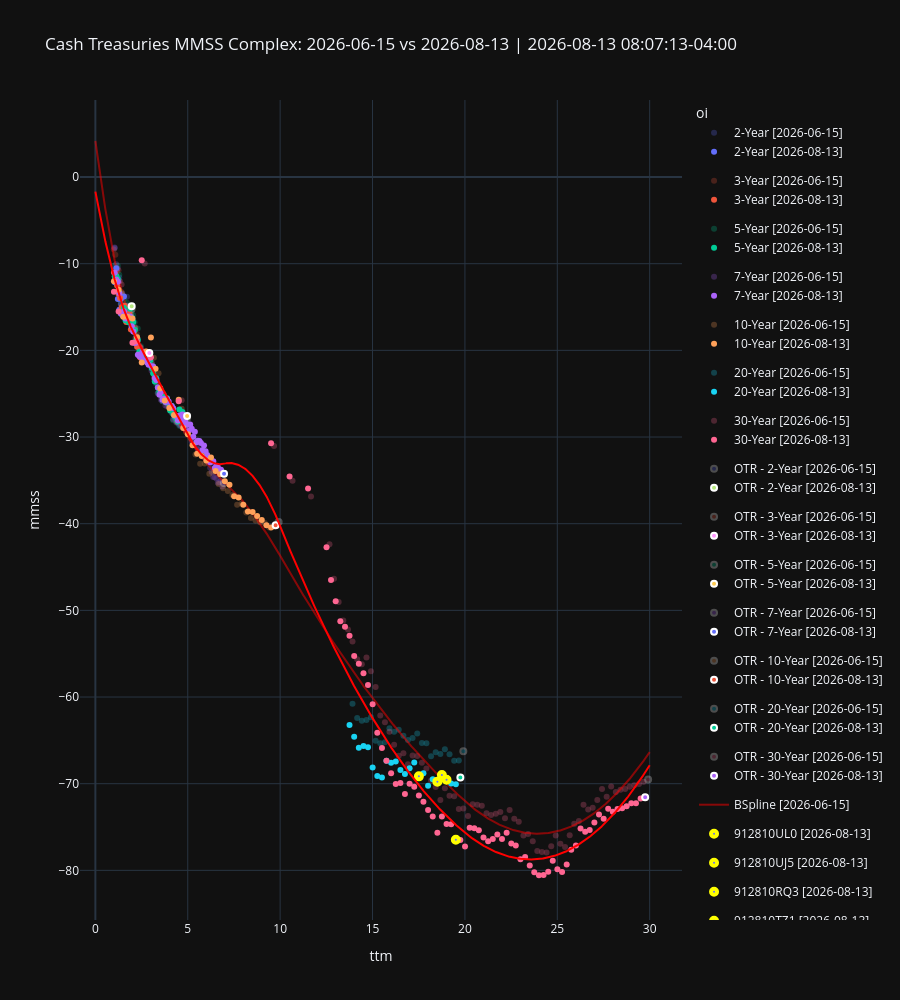

Notebook code cell kept with this figure:
### Code cell
# plot_usts(
#     curve_set_df=new_market_df,
#     ttm_col="ttm",
#     ytm_col="ytm",
#     label_col="oi",
#     cusip_col="cusip",
#     hover_data=new_ref_df.columns.to_list(),
#     cusips_hightlighter=[
#         ("912810UA4", "purple"),
#         ("912810UC0", "purple"),
#     ],
#     splines=[
#         # (new_ytm_loess, "LOESS Spline"),
# 		# (new_ytm_bspline, "BSpline", "red")
# 	],
#     title=f"Cash Treasuries Complex: {next(iter(new_cusip_pricers.items()))[1].meta()["timestamp"]}",
# )

# plot_usts(
#     # curve_set_df=mmss_df[
#     #     mmss_df["rank"].isin([0, 1, 2])
#     # ],
#     curve_set_df=new_mmss_df,
#     ttm_col="ttm",
#     ytm_col="mmss",
#     label_col="oi",
#     cusip_col="cusip",
#     hover_data=new_ref_df.columns.to_list(),
#     cusips_hightlighter=[
#         ("912810UA4", "purple"),
#         ("912810UC0", "purple"),
#     ],
#     splines=[
#         # (mmss_mdur_spline, "LOESS Spline", "red"),
#         (new_mmss_bspline, "BSpline", "red")
#     ],
#     title=f"Cash Treasuries MMSS Complex: {next(iter(new_cusip_pricers.items()))[1].meta()["timestamp"]}",
#     # enable_hover_filters=True,
#     # numeric_bins=4,
# )
# display(new_mmss_df[new_mmss_df["rank"] == 0][["oi", "ust_label", "ttm", "mmss"]])


# fig, cmap = plot_usts_comparison(
#     curve_set_df=old_market_df,
#     ttm_col="ttm",
#     ytm_col="ytm",
#     label_col="oi",
#     cusip_col="cusip",
#     hover_data=old_ref_df.columns.to_list(),
#     splines=[(old_ytm_bspline, "BSpline", "lightcoral")],
#     # title=f"Cash Treasuries Complex: {older} vs {newer}",
#     opacity=0.50,
#     name_suffix=str(compare),
#     show=False,
#     return_color_map=True,
# )
# fig = plot_usts_comparison(
#     curve_set_df=new_market_df,
#     ttm_col="ttm",
#     ytm_col="ytm",
#     label_col="oi",
#     cusip_col="cusip",
#     hover_data=new_ref_df.columns.to_list(),
#     splines=[(new_ytm_bspline, "BSpline", "red")],
#     title=f"Cash Treasuries Complex: {compare} vs {as_of}",
#     fig=fig,
#     opacity=1.0,
#     name_suffix=str(as_of),
#     color_discrete_map=cmap,
#     show=True,
# )

fig, cmap = plot_usts_comparison(
    curve_set_df=old_mmss_df,
    ttm_col="ttm",
    # ttm_col="mdur",
    ytm_col="mmss",
    label_col="oi",
    cusip_col="cusip",
    hover_data=old_ref_df.columns.to_list(),
    splines=[
        (old_mmss_bspline, "BSpline", "red")
        # (old_mmss_loess, "LOESS", "red")
        # (old_mmss_mdur_spline, "BSpline", "lightcoral")
    ],
    opacity=0.5,
    name_suffix=str(compare),
    show=False,
    return_color_map=True,
)
fig = plot_usts_comparison(
    curve_set_df=new_mmss_df,
    ttm_col="ttm",
    # ttm_col="mdur",
    ytm_col="mmss",
    label_col="oi",
    cusip_col="cusip",
    hover_data=new_ref_df.columns.to_list(),
    splines=[
        (new_mmss_bspline, "BSpline", "red")
        # (new_mmss_loess, "LOESS", "red")
        # (new_mmss_mdur_spline, "BSpline", "red")
    ],
    title=f"Cash Treasuries MMSS Complex: {compare} vs {as_of} | {new_cusip_pricers[new_ref_df[(new_ref_df["rank"] == 0) & (new_ref_df["oi"] == "10-Year")]["cusip"].iloc[-1]].meta()["timestamp"]}",
    fig=fig,
    opacity=1.0,
    name_suffix=str(as_of),
    color_discrete_map=cmap,
    show=True,
    cusips_hightlighter=[
        # (_alias_to_cusip("0827-5", ref_table=new_ref_df), "pink"),
        # (_alias_to_cusip("0243-30", ref_table=new_ref_df), "pink"),
        (_alias_to_cusip("0545-20", ref_table=new_ref_df), "yellow"),
        (_alias_to_cusip("0245-20", ref_table=new_ref_df), "yellow"),
        (_alias_to_cusip("0246-30", ref_table=new_ref_df), "yellow"),
        (_alias_to_cusip("0244-20", ref_table=new_ref_df), "yellow"),
        (_alias_to_cusip("0845-20", ref_table=new_ref_df), "yellow"),
    ]
)


mmss_query = "rank == 0"
# mmss_query = "oi == '10-Year'"
# mmss_query = "ttm >= 7 and ttm < 10"
on = "oi"
# on = "cusip"
(
    new_mmss_df.query(mmss_query)[["oi", "cusip", "ust_label", "mmss", "ttm"]]
    .merge(
        old_mmss_df.query(mmss_query)[["oi", "cusip", "ust_label", "mmss", "ttm"]],
        on=on,
        suffixes=("_new", "_old"),
        how="inner",
    )
    .assign(chg_mmss_bps=lambda d: d["mmss_new"] - d["mmss_old"])
    .sort_values(by="ttm_new")
    .loc[:, [on, "ust_label_new", "ttm_new", "mmss_new", "chg_mmss_bps"]]
)
